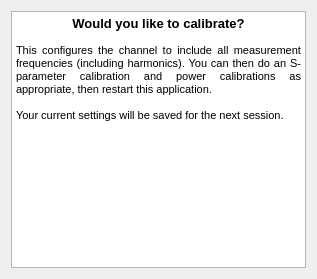
<?xml version="1.0" encoding="UTF-8"?>
<ui version="4.0">
 <class>CalibrateWidget</class>
 <widget class="QWidget" name="CalibrateWidget">
  <property name="geometry">
   <rect>
    <x>0</x>
    <y>0</y>
    <width>317</width>
    <height>279</height>
   </rect>
  </property>
  <property name="maximumSize">
   <size>
    <width>16777215</width>
    <height>16777215</height>
   </size>
  </property>
  <property name="windowTitle">
   <string>Form</string>
  </property>
  <layout class="QHBoxLayout" name="horizontalLayout">
   <item>
    <widget class="QTextBrowser" name="textBrowser">
     <property name="minimumSize">
      <size>
       <width>200</width>
       <height>200</height>
      </size>
     </property>
     <property name="maximumSize">
      <size>
       <width>400</width>
       <height>300</height>
      </size>
     </property>
     <property name="html">
      <string>&lt;!DOCTYPE HTML PUBLIC &quot;-//W3C//DTD HTML 4.0//EN&quot; &quot;http://www.w3.org/TR/REC-html40/strict.dtd&quot;&gt;
&lt;html&gt;&lt;head&gt;&lt;meta name=&quot;qrichtext&quot; content=&quot;1&quot; /&gt;&lt;style type=&quot;text/css&quot;&gt;
p, li { white-space: pre-wrap; }
&lt;/style&gt;&lt;/head&gt;&lt;body style=&quot; font-family:'MS Shell Dlg 2'; font-size:8.25pt; font-weight:400; font-style:normal;&quot;&gt;
&lt;p align=&quot;center&quot; style=&quot; margin-top:0px; margin-bottom:0px; margin-left:0px; margin-right:0px; -qt-block-indent:0; text-indent:0px;&quot;&gt;&lt;span style=&quot; font-size:10pt; font-weight:600;&quot;&gt;Would you like to calibrate?&lt;/span&gt;&lt;/p&gt;
&lt;p align=&quot;justify&quot; style=&quot;-qt-paragraph-type:empty; margin-top:0px; margin-bottom:0px; margin-left:0px; margin-right:0px; -qt-block-indent:0; text-indent:0px;&quot;&gt;&lt;br /&gt;&lt;/p&gt;
&lt;p align=&quot;justify&quot; style=&quot; margin-top:0px; margin-bottom:0px; margin-left:0px; margin-right:0px; -qt-block-indent:0; text-indent:0px;&quot;&gt;This configures the channel to include all measurement frequencies (including harmonics). You can then do an S-parameter calibration and power calibrations as appropriate, then restart this application.&lt;/p&gt;
&lt;p align=&quot;justify&quot; style=&quot;-qt-paragraph-type:empty; margin-top:0px; margin-bottom:0px; margin-left:0px; margin-right:0px; -qt-block-indent:0; text-indent:0px;&quot;&gt;&lt;br /&gt;&lt;/p&gt;
&lt;p align=&quot;justify&quot; style=&quot; margin-top:0px; margin-bottom:0px; margin-left:0px; margin-right:0px; -qt-block-indent:0; text-indent:0px;&quot;&gt;Your current settings will be saved for the next session.&lt;/p&gt;&lt;/body&gt;&lt;/html&gt;</string>
     </property>
    </widget>
   </item>
  </layout>
 </widget>
 <resources/>
 <connections/>
</ui>
